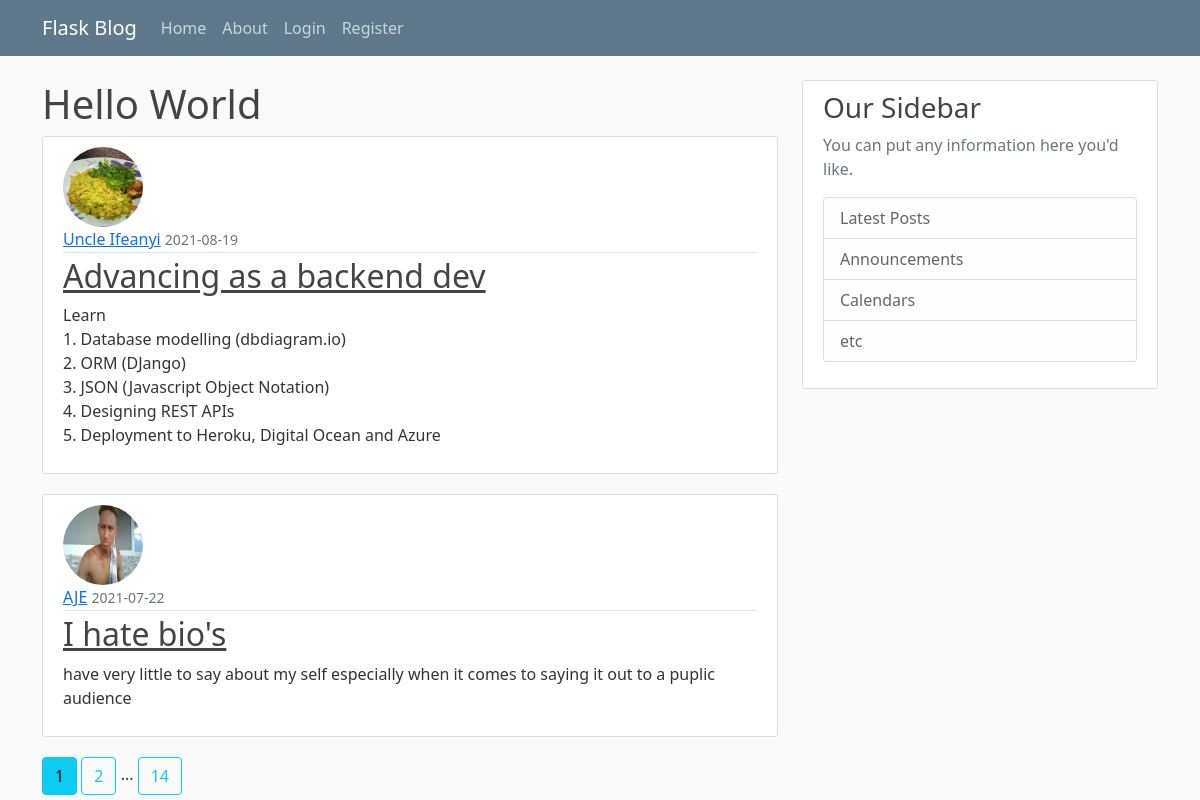
The page /home on the database its author committed.
### Project/models.py (models this page shows, shortened)
class Post(db.Model):
    id = db.Column(db.Integer, primary_key= True)
    title = db.Column(db.String(20), nullable = False)
    data_posted = db.Column(db.DateTime, nullable= False, default= datetime.utcnow)
    content = db.Column(db.Text, nullable= False)
    user_id = db.Column(db.Integer, db.ForeignKey('user.id'), nullable= False)

class User(db.Model, UserMixin):
    id = db.Column(db.Integer, primary_key= True)
    username = db.Column(db.String(20), unique= True, nullable = False)
    email = db.Column(db.String(120), unique= True, nullable= False)
    image_file = db.Column(db.String(20), default= 'default.bmp')
    password = db.Column(db.String(60), nullable= False)
    post = db.relationship('Post', backref='author', lazy= True )

### Project/main/routes.py (the view)
@main.route('/')
@main.route('/home')
def home():
    page = request.args.get('page', 1, type=int)
    posts = Post.query.order_by(Post.data_posted.desc()).paginate(per_page=2, page= page)
    return render_template('home.html', posts=posts)

### Project/templates/home.html
{% extends 'layout.html' %}
{% block content %}
<h1>Hello World</h1>
    {% for post in posts.items %}
        <article class="media content-section">
            <img class="rounded-circle " style="width: 80px; height: 80px;" src="{{ url_for('static', filename='profile/' + post.author.image_file) }}">
            <div class="media-body ">
            <div class="article-metadata">
                <a class="mr-2 ml-2" href="{{ url_for('user.user_post', username=post.author.username) }}">{{ post.author.username}}</a>
                <small class="text-muted">{{ post.data_posted.strftime('%Y-%m-%d') }}</small>
            </div>
            <h2><a class="article-title" href="{{ url_for('posts.Posts', post_id=post.id) }}">{{ post.title }}</a></h2>
            <p class="article-content">{{ post.content }}</p>
            </div>
        </article>
    {% endfor %}
    {% for page_num in posts.iter_pages( left_edge=1, right_edge=1, left_current=1, right_current=2) %}
        {% if page_num %}
            {% if posts.page == page_num %}
                <a class="btn btn-info" href="{{ url_for('main.home', page=page_num) }}">{{ page_num }}</a>
            {% else %}
                <a class="btn btn-outline-info " href="{{ url_for('main.home', page=page_num) }}">{{ page_num }}</a>
            {% endif %}
        {% else %}
            ...
        {% endif %}
    {% endfor %}
{% endblock %}

### Project/templates/layout.html (shortened to what this page needs)
<!DOCTYPE html>
<html lang="en">
<head>
    <link href="https://cdn.jsdelivr.net/npm/bootstrap@5.0.0-beta1/dist/css/bootstrap.min.css" rel="stylesheet">
    <link rel="stylesheet" type="text/css" href="{{ url_for('static', filename='main.css') }}">
</head>
<body>
    <header class="site-header">
        <nav class="navbar navbar-expand-md navbar-dark bg-steel fixed-top">
          <div class="container">
            {% if title %}
              <a class="navbar-brand mr-4" href="/">{{ title }}</a>
            {% else %}
              <a class="navbar-brand mr-4" href="/">Flask Blog</a>
            {% endif %}
            <div class="collapse navbar-collapse" id="navbarToggle">
              <div class="navbar-nav mr-auto">
                <a class="nav-item nav-link" href="{{ url_for('main.home') }}">Home</a>
                <a class="nav-item nav-link" href="{{ url_for('main.about') }}">About</a>
              </div>
              <div class="navbar-nav d-flex ">
                {% if current_user.is_authenticated %}
                  <a class="nav-item nav-link" href="{{ url_for('user.account') }}">Account</a>
                  <a class="nav-item nav-link" href="{{ url_for('posts.new_post') }}">New Post</a>
                  <a class="nav-item nav-link" href="{{ url_for('user.logout') }}">Logout</a>
                {% else %}
                  <a class="nav-item nav-link" href="{{ url_for('user.login') }}">Login</a>
                  <a class="nav-item nav-link" href="{{ url_for('user.register') }}">Register</a>
                {% endif %}
              </div>
            </div>
          </div>
        </nav>
      </header>
      <main role="main" class="container">
        <div class="row">
          <div class="col-md-8">
            {% block content %}{% endblock %}
          </div>
          <div class="col-md-4">
            <div class="content-section">
              <h3>Our Sidebar</h3>
              <p class='text-muted'>You can put any information here you'd like.
                <ul class="list-group">
                  <li class="list-group-item list-group-item-light">Latest Posts</li>
                  <li class="list-group-item list-group-item-light">Announcements</li>
                  <li class="list-group-item list-group-item-light">Calendars</li>
                  <li class="list-group-item list-group-item-light">etc</li>
                </ul>
              </p>
            </div>
          </div>
        </div>
      </main>
</body>
</html>

### Project/static/main.css (style rules this page uses)
body { background: #fafafa; color: #333333; margin-top: 5rem; }
h1, h2, h3, h4, h5, h6 { color: #444444; }
.bg-steel { background-color: #5f788a; }
.site-header .navbar-nav .nav-link { color: #cbd5db; }
.content-section { background: #ffffff; padding: 10px 20px; border: 1px solid #dddddd; border-radius: 3px; margin-bottom: 20px; }
.article-title { color: #444444; }
.article-content { white-space: pre-line; }
.article-metadata { padding-bottom: 1px; margin-bottom: 4px; border-bottom: 1px solid #e3e3e3 }

### rows shown on the page
Post: image_file (picture), author.username "Uncle Ifeanyi", data_posted "2021-08-19", title "Advancing as a backend dev", content "Learn 1. Database modelling (dbdiagram.io) 2. ORM (DJango) 3. JSON (Javascript Object Notation) 4. Designing REST APIs 5. Deployment to Heroku, Digital Ocean and Azure"
Post: image_file (picture), author.username "AJE", data_posted "2021-07-22", title "I hate bio's", content "have very little to say about my self especially when it comes to saying it out to a puplic audience"

### other values the page prints
{{ page_num }} "1"
{{ page_num }} "2" "14"
